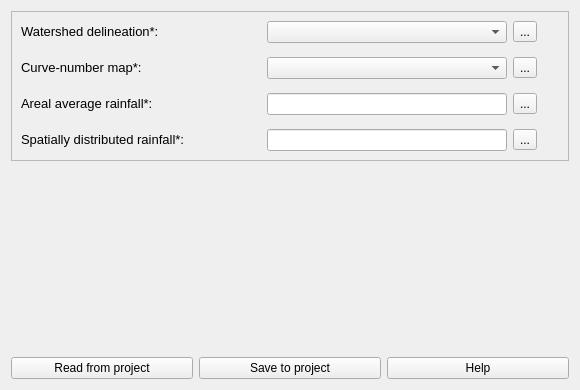
              <widget class="QWidget" name="scrollAreaWidgetContents_2">
               <property name="geometry">
                <rect>
                 <x>0</x>
                 <y>0</y>
                 <width>580</width>
                 <height>390</height>
                </rect>
               </property>
               <layout class="QGridLayout" name="gridLayout_14">
                <item row="0" column="0">
                 <widget class="QFrame" name="frame_3">
                  <property name="frameShape">
                   <enum>QFrame::StyledPanel</enum>
                  </property>
                  <property name="frameShadow">
                   <enum>QFrame::Raised</enum>
                  </property>
                  <layout class="QGridLayout" name="gridLayout_26">
                   <item row="0" column="0">
                    <layout class="QVBoxLayout" name="verticalLayout_5">
                     <item>
                      <layout class="QGridLayout" name="gridLayout_21">
                       <item row="0" column="1">
                        <widget class="QgsMapLayerComboBox" name="cb_1_pg2"/>
                       </item>
                       <item row="0" column="3">
                        <widget class="QLabel" name="label_27">
                         <property name="sizePolicy">
                          <sizepolicy hsizetype="Preferred" vsizetype="Preferred">
                           <horstretch>0</horstretch>
                           <verstretch>0</verstretch>
                          </sizepolicy>
                         </property>
                         <property name="minimumSize">
                          <size>
                           <width>16</width>
                           <height>16</height>
                          </size>
                         </property>
                         <property name="maximumSize">
                          <size>
                           <width>16</width>
                           <height>16</height>
                          </size>
                         </property>
                         <property name="toolTip">
                          <string>&lt;html&gt;&lt;head/&gt;&lt;body&gt;&lt;p&gt;&lt;span style=&quot; font-weight:600;&quot;&gt;*Required file&lt;/span&gt;&lt;/p&gt;&lt;p&gt;Add the watershed delineation.The file must be a raster type (geotiff).&lt;/p&gt;&lt;/body&gt;&lt;/html&gt;</string>
                         </property>
                         <property name="text">
                          <string/>
                         </property>
                         <property name="pixmap">
                          <pixmap resource="resources.qrc">:/plugins/hidropixel/icons/icons/info(2).png</pixmap>
                         </property>
                         <property name="scaledContents">
                          <bool>true</bool>
                         </property>
                        </widget>
                       </item>
                       <item row="0" column="0">
                        <widget class="QLabel" name="label_28">
                         <property name="text">
                          <string>&lt;html&gt;&lt;head/&gt;&lt;body&gt;&lt;p align=&quot;justify&quot;&gt;&lt;span style=&quot; font-size:10pt;&quot;&gt;Watershed delineation*:&lt;/span&gt;&lt;/p&gt;&lt;/body&gt;&lt;/html&gt;</string>
                         </property>
                        </widget>
                       </item>
                       <item row="0" column="2">
                        <widget class="QToolButton" name="tbtn_pg2_1">
                         <property name="toolTip">
                          <string>&lt;html&gt;&lt;head/&gt;&lt;body&gt;&lt;p&gt;Add the watershed delineation. The file must be a raster type (geotiff).&lt;/p&gt;&lt;/body&gt;&lt;/html&gt;</string>
                         </property>
                         <property name="text">
                          <string>...</string>
                         </property>
                        </widget>
                       </item>
                      </layout>
                     </item>
                     <item>
                      <spacer name="verticalSpacer_4">
                       <property name="orientation">
                        <enum>Qt::Vertical</enum>
                       </property>
                       <property name="sizeType">
                        <enum>QSizePolicy::Fixed</enum>
                       </property>
                       <property name="sizeHint" stdset="0">
                        <size>
                         <width>20</width>
                         <height>8</height>
                        </size>
                       </property>
                      </spacer>
                     </item>
                     <item>
                      <layout class="QGridLayout" name="gridLayout_22">
                       <item row="1" column="2">
                        <widget class="QToolButton" name="tbtn_pg2_2">
                         <property name="toolTip">
                          <string>&lt;html&gt;&lt;head/&gt;&lt;body&gt;&lt;p&gt;Add the Curve-number map. The file must be a raster type (geotiff).&lt;/p&gt;&lt;/body&gt;&lt;/html&gt;</string>
                         </property>
                         <property name="text">
                          <string>...</string>
                         </property>
                        </widget>
                       </item>
                       <item row="1" column="3">
                        <widget class="QLabel" name="label_33">
                         <property name="sizePolicy">
                          <sizepolicy hsizetype="Preferred" vsizetype="Preferred">
                           <horstretch>0</horstretch>
                           <verstretch>0</verstretch>
                          </sizepolicy>
                         </property>
                         <property name="minimumSize">
                          <size>
                           <width>16</width>
                           <height>16</height>
                          </size>
                         </property>
                         <property name="maximumSize">
                          <size>
                           <width>16</width>
                           <height>16</height>
                          </size>
                         </property>
                         <property name="toolTip">
                          <string>&lt;html&gt;&lt;head/&gt;&lt;body&gt;&lt;p&gt;&lt;span style=&quot; font-weight:600;&quot;&gt;*Required file&lt;/span&gt;&lt;/p&gt;&lt;p&gt;Add the Curve Number map.The file must be a raster type (geotiff).&lt;/p&gt;&lt;/body&gt;&lt;/html&gt;</string>
                         </property>
                         <property name="text">
                          <string/>
                         </property>
                         <property name="pixmap">
                          <pixmap resource="resources.qrc">:/plugins/hidropixel/icons/icons/info(2).png</pixmap>
                         </property>
                         <property name="scaledContents">
                          <bool>true</bool>
                         </property>
                        </widget>
                       </item>
                       <item row="1" column="1">
                        <widget class="QgsMapLayerComboBox" name="cb_2_pg2"/>
                       </item>
                       <item row="1" column="0">
                        <widget class="QLabel" name="label_29">
                         <property name="text">
                          <string>&lt;html&gt;&lt;head/&gt;&lt;body&gt;&lt;p align=&quot;justify&quot;&gt;&lt;span style=&quot; font-size:10pt;&quot;&gt;Curve-number map*:&lt;/span&gt;&lt;/p&gt;&lt;/body&gt;&lt;/html&gt;</string>
                         </property>
                        </widget>
                       </item>
                      </layout>
                     </item>
                     <item>
                      <spacer name="verticalSpacer_11">
                       <property name="orientation">
                        <enum>Qt::Vertical</enum>
                       </property>
                       <property name="sizeType">
                        <enum>QSizePolicy::Fixed</enum>
                       </property>
                       <property name="sizeHint" stdset="0">
                        <size>
                         <width>20</width>
                         <height>8</height>
                        </size>
                       </property>
                      </spacer>
                     </item>
                     <item>
                      <layout class="QGridLayout" name="gridLayout_24">
                       <item row="0" column="0">
                        <widget class="QLabel" name="label_31">
                         <property name="text">
                          <string>&lt;html&gt;&lt;head/&gt;&lt;body&gt;&lt;p align=&quot;justify&quot;&gt;&lt;span style=&quot; font-size:10pt;&quot;&gt;Areal average rainfall*:&lt;/span&gt;&lt;/p&gt;&lt;/body&gt;&lt;/html&gt;</string>
                         </property>
                        </widget>
                       </item>
                       <item row="0" column="2">
                        <widget class="QToolButton" name="tbtn_pg2_3">
                         <property name="text">
                          <string>...</string>
                         </property>
                        </widget>
                       </item>
                       <item row="0" column="3">
                        <widget class="QLabel" name="label_35">
                         <property name="sizePolicy">
                          <sizepolicy hsizetype="Preferred" vsizetype="Preferred">
                           <horstretch>0</horstretch>
                           <verstretch>0</verstretch>
                          </sizepolicy>
                         </property>
                         <property name="minimumSize">
                          <size>
                           <width>16</width>
                           <height>16</height>
                          </size>
                         </property>
                         <property name="maximumSize">
                          <size>
                           <width>16</width>
                           <height>16</height>
                          </size>
                         </property>
                         <property name="toolTip">
                          <string>&lt;html&gt;&lt;head/&gt;&lt;body&gt;&lt;p&gt;&lt;span style=&quot; font-weight:600;&quot;&gt;*Required file&lt;/span&gt;&lt;/p&gt;&lt;p&gt;Add the file containing the average rainfall for the watershed.&lt;/p&gt;&lt;/body&gt;&lt;/html&gt;</string>
                         </property>
                         <property name="text">
                          <string/>
                         </property>
                         <property name="pixmap">
                          <pixmap resource="resources.qrc">:/plugins/hidropixel/icons/icons/info(2).png</pixmap>
                         </property>
                         <property name="scaledContents">
                          <bool>true</bool>
                         </property>
                        </widget>
                       </item>
                       <item row="0" column="1">
                        <widget class="QLineEdit" name="le_3_pg2">
                         <property name="sizePolicy">
                          <sizepolicy hsizetype="Minimum" vsizetype="Fixed">
                           <horstretch>0</horstretch>
                           <verstretch>0</verstretch>
                          </sizepolicy>
                         </property>
                         <property name="clearButtonEnabled">
                          <bool>true</bool>
                         </property>
                        </widget>
                       </item>
                      </layout>
                     </item>
                     <item>
                      <spacer name="verticalSpacer_12">
                       <property name="orientation">
                        <enum>Qt::Vertical</enum>
                       </property>
                       <property name="sizeType">
                        <enum>QSizePolicy::Fixed</enum>
                       </property>
                       <property name="sizeHint" stdset="0">
                        <size>
                         <width>20</width>
                         <height>8</height>
                        </size>
                       </property>
                      </spacer>
                     </item>
                     <item>
                      <layout class="QGridLayout" name="gridLayout_25">
                       <item row="0" column="0">
                        <widget class="QLabel" name="label_32">
                         <property name="text">
                          <string>&lt;html&gt;&lt;head/&gt;&lt;body&gt;&lt;p align=&quot;justify&quot;&gt;&lt;span style=&quot; font-size:10pt;&quot;&gt;Spatially distributed rainfall*:&lt;/span&gt;&lt;/p&gt;&lt;/body&gt;&lt;/html&gt;</string>
                         </property>
                        </widget>
                       </item>
                       <item row="0" column="1">
                        <widget class="QLineEdit" name="le_4_pg2">
                         <property name="sizePolicy">
                          <sizepolicy hsizetype="Minimum" vsizetype="Fixed">
                           <horstretch>0</horstretch>
                           <verstretch>0</verstretch>
                          </sizepolicy>
                         </property>
                         <property name="clearButtonEnabled">
                          <bool>true</bool>
                         </property>
                        </widget>
                       </item>
                       <item row="0" column="2">
                        <widget class="QToolButton" name="tbtn_pg2_4">
                         <property name="text">
                          <string>...</string>
                         </property>
                        </widget>
                       </item>
                       <item row="0" column="3">
                        <widget class="QLabel" name="label_36">
                         <property name="sizePolicy">
                          <sizepolicy hsizetype="Preferred" vsizetype="Preferred">
                           <horstretch>0</horstretch>
                           <verstretch>0</verstretch>
                          </sizepolicy>
                         </property>
                         <property name="minimumSize">
                          <size>
                           <width>16</width>
                           <height>16</height>
                          </size>
                         </property>
                         <property name="maximumSize">
                          <size>
                           <width>16</width>
                           <height>16</height>
                          </size>
                         </property>
                         <property name="toolTip">
                          <string>&lt;html&gt;&lt;head/&gt;&lt;body&gt;&lt;p&gt;&lt;span style=&quot; font-weight:600;&quot;&gt;*Required file&lt;/span&gt;&lt;/p&gt;&lt;p&gt;Add a .bin file containing spatially distributed rainfall data for the watershed.&lt;/p&gt;&lt;/body&gt;&lt;/html&gt;</string>
                         </property>
                         <property name="text">
                          <string/>
                         </property>
                         <property name="pixmap">
                          <pixmap resource="resources.qrc">:/plugins/hidropixel/icons/icons/info(2).png</pixmap>
                         </property>
                         <property name="scaledContents">
                          <bool>true</bool>
                         </property>
                        </widget>
                       </item>
                      </layout>
                     </item>
                    </layout>
                   </item>
                  </layout>
                 </widget>
                </item>
                <item row="2" column="0">
                 <layout class="QGridLayout" name="gridLayout_44">
                  <item row="0" column="2">
                   <widget class="QPushButton" name="btn_help_pg2">
                    <property name="text">
                     <string notr="true">Help</string>
                    </property>
                   </widget>
                  </item>
                  <item row="0" column="1">
                   <widget class="QPushButton" name="btn_save_file_pg2">
                    <property name="text">
                     <string notr="true">Save to project</string>
                    </property>
                   </widget>
                  </item>
                  <item row="0" column="0">
                   <widget class="QPushButton" name="btn_read_pg2">
                    <property name="text">
                     <string notr="true">Read from project</string>
                    </property>
                   </widget>
                  </item>
                 </layout>
                </item>
                <item row="1" column="0">
                 <spacer name="verticalSpacer_5">
                  <property name="orientation">
                   <enum>Qt::Vertical</enum>
                  </property>
                  <property name="sizeHint" stdset="0">
                   <size>
                    <width>20</width>
                    <height>40</height>
                   </size>
                  </property>
                 </spacer>
                </item>
               </layout>
              </widget>
